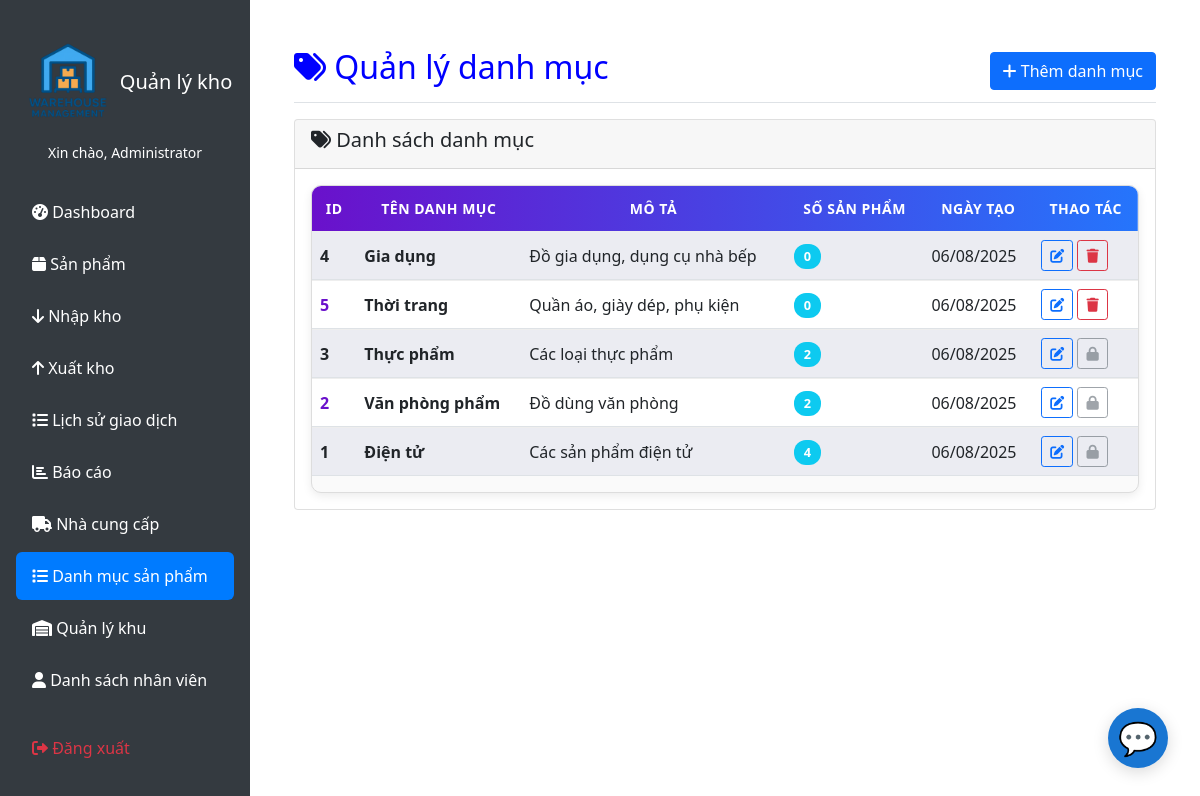
/pages/categories.php (signed in), run on the app's committed database.
### tables this page shows
CREATE TABLE `categories` (
  `id` int(11) NOT NULL,
  `name` varchar(100) NOT NULL,
  `description` text DEFAULT NULL,
  `created_at` timestamp NOT NULL DEFAULT current_timestamp()
);

### includes/auth.php (called while the page is built, shortened)
<?php
    function isAdmin() {
        return isset($_SESSION['role']) && $_SESSION['role'] === 'admin';
    }
    function getCurrentUser() {
        return [
            'id' => $_SESSION['user_id'] ?? null,
            'username' => $_SESSION['username'] ?? null,
            'full_name' => $_SESSION['full_name'] ?? null,
            'role' => $_SESSION['role'] ?? null
        ];
    }
?>

### pages/categories.php (the view, shortened to what this page needs)
<?php
    include '../includes/header.php';
    include 'chat_bot.php';
    $database = new Database();
    $db = $database->getConnection();
    $query = "SELECT c.*, COUNT(p.id) as product_count
            FROM categories c
            LEFT JOIN products p ON c.id = p.category_id
            GROUP BY c.id
            ORDER BY c.name";
    $stmt = $db->prepare($query);
    $stmt->execute();
    $categories = $stmt->fetchAll(PDO::FETCH_ASSOC);
?>
<div class="d-flex justify-content-between flex-wrap flex-md-nowrap align-items-center pt-3 pb-2 mb-3 border-bottom">
    <h1 class="h2"  style="color: blue;"><i class="fas fa-tags "></i> Quản lý danh mục</h1>
    <button type="button" class="btn btn-primary" data-bs-toggle="modal" data-bs-target="#categoryModal">
        <i class="fas fa-plus"></i> Thêm danh mục
    </button>
</div>
<div class="card">
    <div class="card-header">
        <h5><i class="fas fa-tags"></i> Danh sách danh mục</h5>
    </div>
    <div class="card-body">
        <div class="table-responsive">
            <table class="table table-striped">
                <thead>
                    <tr>
                        <th>ID</th>
                        <th>Tên danh mục</th>
                        <th>Mô tả</th>
                        <th>Số sản phẩm</th>
                        <th>Ngày tạo</th>
                        <th>Thao tác</th>
                    </tr>
                </thead>
                <tbody>
                    <?php if (empty($categories)): ?>
                        <tr>
                            <td colspan="6" class="text-center text-muted">Chưa có danh mục nào</td>
                        </tr>
                    <?php else: ?>
                        <?php foreach ($categories as $category): ?>
                        <tr>
                            <td><?php echo $category['id']; ?></td>
                            <td><strong><?php echo htmlspecialchars($category['name']); ?></strong></td>
                            <td><?php echo htmlspecialchars($category['description'] ?? ''); ?></td>
                            <td>
                                <span class="badge bg-info"><?php echo number_format($category['product_count']); ?></span>
                            </td>
                            <td><?php echo date('d/m/Y', strtotime($category['created_at'])); ?></td>
                            <td>
                                <button type="button" class="btn btn-sm btn-outline-primary" onclick="editCategory(<?php echo htmlspecialchars(json_encode($category)); ?>)">
                                    <i class="fas fa-edit"></i>
                                </button>
                                <?php if ($category['product_count'] == 0): ?>
                                    <button type="button" class="btn btn-sm btn-outline-danger" onclick="deleteCategory(<?php echo $category['id']; ?>)">
                                        <i class="fas fa-trash"></i>
                                    </button>
                                <?php else: ?>
                                    <button type="button" class="btn btn-sm btn-outline-secondary" disabled title="Không thể xóa vì có sản phẩm">
                                        <i class="fas fa-lock"></i>
                                    </button>
                                <?php endif; ?>
                            </td>
                        </tr>
                        <?php endforeach; ?>
                    <?php endif; ?>
                </tbody>
            </table>
        </div>
    </div>
</div>
<?php include '../includes/footer.php'; ?>

### includes/header.php (shortened to what this page needs)
<?php
    require_once 'auth.php';
    $currentUser = getCurrentUser();
?>
<!DOCTYPE html>
<html lang="vi">
<head>
    <link rel="stylesheet" href="../css/main.css">
    <link href="https://cdn.jsdelivr.net/npm/bootstrap@5.1.3/dist/css/bootstrap.min.css" rel="stylesheet">
    <link href="https://cdnjs.cloudflare.com/ajax/libs/font-awesome/6.0.0/css/all.min.css" rel="stylesheet">
</head>
<body>
    <nav class="sidebar">
        <div class="position-sticky pt-3">
           <div class="text-center text-white mb-4">
                <h5 class="d-flex align-items-center justify-content-center">
                    <img src="../img/logo.png" alt="Logo" style="height: 100px; margin-right: 2px;">
                    Quản lý kho
                </h5>
                <small>Xin chào, <?php echo htmlspecialchars($currentUser['full_name']); ?></small>
            </div>
            <ul class="nav flex-column">
                <li class="nav-item">
                    <a class="nav-link" href="index.php">
                        <i class="fas fa-tachometer-alt"></i> Dashboard
                    </a>
                </li>
                <li class="nav-item">
                    <a class="nav-link" href="products.php">
                        <i class="fas fa-box"></i> Sản phẩm
                    </a>
                </li>
                <li class="nav-item">
                    <a class="nav-link" href="stock_in.php">
                        <i class="fas fa-arrow-down"></i> Nhập kho
                    </a>
                </li>
                <li class="nav-item">
                    <a class="nav-link" href="stock_out.php">
                        <i class="fas fa-arrow-up"></i> Xuất kho
                    </a>
                </li>
                <li class="nav-item">
                    <a class="nav-link" href="transactions.php">
                        <i class="fas fa-list"></i> Lịch sử giao dịch
                    </a>
                </li>
                <li class="nav-item">
                    <a class="nav-link" href="reports.php">
                        <i class="fas fa-chart-bar"></i> Báo cáo
                    </a>
                </li>
                <?php if (isAdmin()): ?>
                <li class="nav-item">
                    <a class="nav-link" href="suppliers.php">
                        <i class="fas fa-truck"></i> Nhà cung cấp
                    </a>
                </li>
                <li class="nav-item">
                    <a class="nav-link" href="categories.php">
                        <i class="fas fa-list"></i> Danh mục sản phẩm
                    </a>
                </li>
                <li class="nav-item">
                    <a class="nav-link" href="zones.php">
                        <i class="fas fa-warehouse"></i> Quản lý khu
                    </a>
                </li>
                <li class="nav-item">
                    <a class="nav-link" href="staffs.php">
                        <i class="fas fa-user"></i> Danh sách nhân viên
                    </a>
                </li>
                <?php endif; ?>
                <li class="nav-item mt-3">
                    <a class="nav-link text-danger" href="logout.php">
                        <i class="fas fa-sign-out-alt"></i> Đăng xuất
                    </a>
                </li>
            </ul>
        </div>
    </nav>
    <div class="main-content">
        <div class="container-fluid">

### pages/chat_bot.php (shortened to what this page needs)
<div id="chatbot-float-btn" title="Chatbot AI" onclick="toggleChatbot()">💬</div>

### includes/footer.php (shortened to what this page needs)
        </div>
    </div>
</body>
</html>

### css/main.css (style rules this page uses)
.table-responsive { border: 1px solid #ddd; border-radius: 10px; overflow: hidden; box-shadow: 0 3px 10px rgba(0,0,0,0.08); background: #fafafa; }
.table { margin-bottom: 0; background-color: #fff; border-collapse: separate; border-spacing: 0; }
.table thead { background: linear-gradient(90deg, #6a11cb, #2575fc); color: #fff; font-size: 14px; text-transform: uppercase; }
.table thead th { border: none; padding: 12px; text-align: center; letter-spacing: 0.5px; }
.table tbody tr { transition: background 0.25s, transform 0.15s; }
.table tbody tr:nth-child(odd) { background-color: #f8f9ff; }
.table tbody tr:nth-child(even) { background-color: #ffffff; }
.table td { vertical-align: middle; padding: 10px; border-top: 1px solid #eee; }
.table td:first-child { font-weight: 600; color: #6a11cb; }
.table .badge { font-size: 0.8rem; padding: 6px 10px; border-radius: 12px; }

### includes/header.php (style rules this page uses)
.sidebar { min-height: 100vh; background-color: #343a40; position: fixed; top: 0; left: 0; z-index: 1050; width: 250px; padding: 1rem; }
.sidebar .nav-link { color: #fff; padding: 0.75rem 1rem; border-radius: 0.375rem; margin-bottom: 0.25rem; }
.sidebar .nav-link.active { background-color: #007bff; }
.main-content { margin-left: 0; padding: 2rem; transition: margin-left 0.3s ease; }
@media (min-width: 768px) { .main-content { margin-left: 250px; } }

### pages/chat_bot.php (style rules this page uses)
#chatbot-float-btn { position: fixed; bottom: 32px; right: 32px; width: 60px; height: 60px; background: #1976d2; color: #fff; border-radius: 50%; box-shadow: 0 4px 16px rgba(0,0,0,0.15); display: flex; align-items: center; justify-content: center; font-size: 2rem; cursor: pointer; z-index: 9999; }

### data on the page
categories: id "4", name "Gia dụng", description "Đồ gia dụng, dụng cụ nhà bếp", product_count "0", created_at "06/08/2025"
categories: id "5", name "Thời trang", description "Quần áo, giày dép, phụ kiện", product_count "0", created_at "06/08/2025"
categories: id "3", name "Thực phẩm", description "Các loại thực phẩm", product_count "2", created_at "06/08/2025"
categories: id "2", name "Văn phòng phẩm", description "Đồ dùng văn phòng", product_count "2", created_at "06/08/2025"
categories: id "1", name "Điện tử", description "Các sản phẩm điện tử", product_count "4", created_at "06/08/2025"

### other printed values
$currentUser['full_name'] "Administrator"
